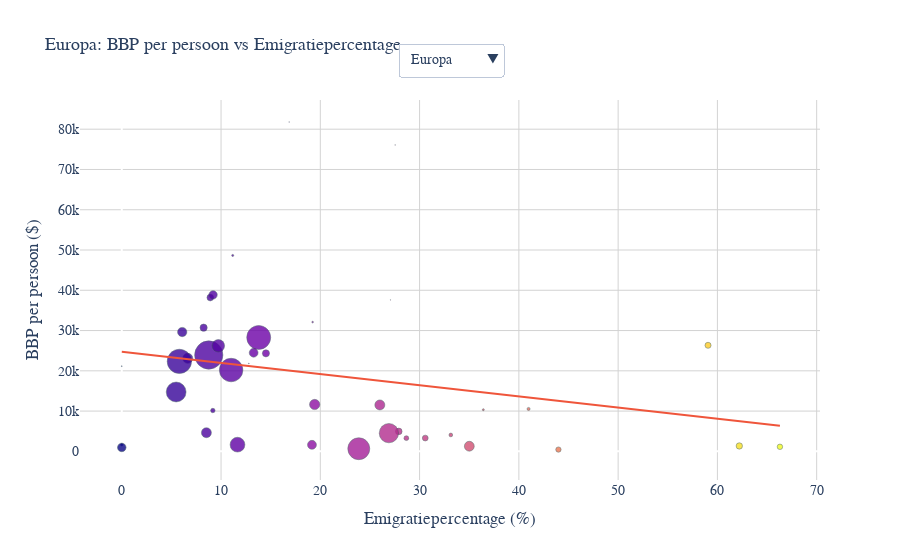

Write notebook code for a chart like this one.
### Markdown cell above
### Tweede argument: gemiddeld BBP per persoon en emigratiepercentage trendline

Een tweede manier om naar de levensomstandigheden in een land te kijken is door te kijken naar hoe economisch succesvol een land is. Daarom hebben we gekeken naar het gemiddelde BBP per persoon van alle landen. Als het gemiddelde BBP per persoon in landen hoger zou zijn, zou je zeggen dat het beter gaat met de mensen. Mensen zouden makkelijker aan eten moeten komen, er is meer werk en de zorg hoort beter te zijn. De volgende visualisatie linkt gemiddeld BBP per persoon aan emigratiepercentage om te kijken of er een verband is tussen deze twee variabelen.

### Code cell
aa = pd.read_excel('bbb.xlsx')
a = pd.read_excel('gpd per inwoner.xlsx')
df_filtered = outgoing[outgoing['Year'] == 2000]
b = a.rename(columns={'Country Name': 'Country'})
cc = pd.read_csv("https://ourworldindata.org/grapher/continents-according-to-our-world-in-data.csv?v=1&csvType=full&useColumnShortNames=true", storage_options = {'User-Agent': 'Our World In Data data fetch/1.0'})
c = cc.rename(columns={'Entity': 'Country'})
bb = b.rename(columns={2000: 'BBP per persoon'})
aaa = pd.merge(df_filtered, bb, on='Country')
aaaa = pd.merge(aaa, c, on='Country')
aaaa.head(n=10)
df_wereld = aaaa
df_europa = aaaa[aaaa['owid_region'] == 'Europe']

fig_europa = px.scatter(
    df_europa,
    x='Emigration Percentage',
    y='BBP per persoon',
    color='Emigration Percentage',
    size='Population',
    hover_name='Country',
    trendline="ols",
    color_continuous_scale='Plasma'
)

fig_wereld = px.scatter(
    df_wereld,
    x='Emigration Percentage',
    y='BBP per persoon',
    color='Emigration Percentage',
    size='Population',
    hover_name='Country',
     trendline="ols",
    color_continuous_scale='Plasma'
)

fig = go.Figure(data=fig_europa.data + fig_wereld.data)
for i, trace in enumerate(fig.data):
    fig.data[i].visible = i < len(fig_europa.data)



fig.update_coloraxes(showscale=False)

fig.update_traces(
    marker=dict(opacity=0.8, line=dict(width=0.5, color='DarkSlateGrey'))
)

fig.update_layout(
    updatemenus=[
        dict(
            type="dropdown",
            direction="down",
            x=0.5,
            xanchor="center",
            y=1.15,
            yanchor="top",
            showactive=True,
            buttons=[
                dict(label="Europa",
                     method="update",
                     args=[
                         {"visible": [True]*len(fig_europa.data) + [False]*len(fig_wereld.data)},
                         {"title": "Europa: BBP per persoon vs Emigratiepercentage"}
                     ]),
                dict(label="Alle landen",
                     method="update",
                     args=[
                         {"visible": [False]*len(fig_europa.data) + [True]*len(fig_wereld.data)},
                         {"title": "Wereld: BBP per persoon vs Emigratiepercentage"}
                     ])
            ]
        )
    ],
    title="Europa: BBP per persoon vs Emigratiepercentage",
    plot_bgcolor='white',
    xaxis_title='Emigratiepercentage (%)',
    yaxis_title='BBP per persoon ($)',
    font=dict(family='Arial', size=14),
    title_font=dict(size=18),
    xaxis=dict(showgrid=True, gridcolor='lightgray'),
    yaxis=dict(showgrid=True, gridcolor='lightgray')
)
fig.show()

### Figure 1 — Plotly figure (JSON) as saved in the notebook; plotly's stock layout.template omitted (floating-point values rounded to 4 significant figures; data arrays with more than 128 entries replaced by an {"elided": "..."} marker saying what was removed)
{"data": [{"hovertemplate": "<b>%{hovertext}</b><br><br>Emigration Percentage=%{marker.color}<br>BBP per persoon=%{y}<br>Population=%{marker.size}<extra></extra>", "hovertext": ["Albania", "Andorra", "Austria", "Belarus", "Belgium", "Bosnia and Herzegovina", "Bulgaria", "Croatia", "Cyprus", "Denmark", "Estonia", "Finland", "France", "Germany", "Gibraltar", "Greece", "Hungary", "Iceland", "Ireland", "Isle of Man", "Italy", "Kosovo", "Latvia", "Liechtenstein", "Lithuania", "Luxembourg", "Malta", "Moldova", "Monaco", "Montenegro", "Netherlands", "Norway", "Poland", "Portugal", "Romania", "San Marino", "Serbia", "Slovenia", "Spain", "Sweden", "Switzerland", "Ukraine", "United Kingdom"], "legendgroup": "", "marker": {"color": [66.3, 12.8, 13.29, 35.01, 6.648, 62.21, 19.16, 27.9, 40.98, 8.246, 33.15, 14.52, 5.8, 8.763, 32.91, 19.43, 8.525, 19.22, 59.06, 0, 11.02, 0, 28.67, 27.54, 30.57, 11.17, 36.42, 43.99, 16.86, 0, 9.73, 8.916, 26.91, 26.0, 11.66, 27.06, 0, 9.173, 5.477, 6.088, 9.197, 23.88, 13.79], "coloraxis": "coloraxis", "line": {"color": "DarkSlateGrey", "width": 0.5}, "opacity": 0.8, "size": [3089027, 65685, 8011566, 9979610, 10251250, 4159771, 8170172, 4468302, 947667, 5339616, 1396985, 5176209, 60918661, 82211508, 27709, 10805808, 10210971, 281205, 3805174, 75659, 56942108, 1802493, 2367550, 32645, 3499536, 436300, 390087, 2924668, 32455, 604950, 15925513, 4490967, 38258629, 10289898, 22442971, 26799, 7516346, 1988925, 40567864, 8872109, 7184250, 49556660, 58892514], "sizemode": "area", "sizeref": 205500.0, "symbol": "circle"}, "mode": "markers", "name": "", "orientation": "v", "showlegend": false, "type": "scatter", "visible": true, "x": [66.3, 12.8, 13.29, 35.01, 6.648, 62.21, 19.16, 27.9, 40.98, 8.246, 33.15, 14.52, 5.8, 8.763, 32.91, 19.43, 8.525, 19.22, 59.06, 0, 11.02, 0, 28.67, 27.54, 30.57, 11.17, 36.42, 43.99, 16.86, 0, 9.73, 8.916, 26.91, 26.0, 11.66, 27.06, 0, 9.173, 5.477, 6.088, 9.197, 23.88, 13.79], "xaxis": "x", "y": [1127.0, 21810.0, 24490.0, 1276.0, 23100.0, 1338.0, 1621.0, 4954.0, 10540.0, 30720.0, 4071.0, 24340.0, 22340.0, 23930.0, null, 11640.0, 4624.0, 32100.0, 26330.0, 21160.0, 20190.0, null, 3278.0, 76090.0, 3301.0, 48660.0, 10350.0, 440.5, 81790.0, 1627.0, 26230.0, 38180.0, 4521.0, 11530.0, 1660.0, 37600.0, 974.7, 10140.0, 14740.0, 29630.0, 38870.0, 653.3, 28280.0], "yaxis": "y"}, {"hovertemplate": "<b>OLS trendline</b><br>BBP per persoon = -277.183 * Emigration Percentage + 24743.1<br>R<sup>2</sup>=0.057464<br><br>Emigration Percentage=%{x}<br>BBP per persoon=%{y} <b>(trend)</b><extra></extra>", "legendgroup": "", "marker": {"line": {"color": "DarkSlateGrey", "width": 0.5}, "opacity": 0.8, "symbol": "circle"}, "mode": "lines", "name": "", "showlegend": false, "type": "scatter", "visible": true, "x": [0, 0, 0, 5.477, 5.8, 6.088, 6.648, 8.246, 8.525, 8.763, 8.916, 9.173, 9.197, 9.73, 11.02, 11.17, 11.66, 12.8, 13.29, 13.79, 14.52, 16.86, 19.16, 19.22, 19.43, 23.88, 26.0, 26.91, 27.06, 27.54, 27.9, 28.67, 30.57, 33.15, 35.01, 36.42, 40.98, 43.99, 59.06, 62.21, 66.3], "xaxis": "x", "y": [24740.0, 24740.0, 24740.0, 23230.0, 23140.0, 23060.0, 22900.0, 22460.0, 22380.0, 22310.0, 22270.0, 22200.0, 22190.0, 22050.0, 21690.0, 21650.0, 21510.0, 21200.0, 21060.0, 20920.0, 20720.0, 20070.0, 19430.0, 19410.0, 19360.0, 18130.0, 17540.0, 17280.0, 17240.0, 17110.0, 17010.0, 16800.0, 16270.0, 15560.0, 15040.0, 14650.0, 13380.0, 12550.0, 8374.0, 7500.0, 6366.0], "yaxis": "y"}, {"hovertemplate": "<b>%{hovertext}</b><br><br>Emigration Percentage=%{marker.color}<br>BBP per persoon=%{y}<br>Population=%{marker.size}<extra></extra>", "hovertext": {"elided": "178 str values"}, "legendgroup": "", "marker": {"color": {"elided": "178 float values"}, "coloraxis": "coloraxis", "line": {"color": "DarkSlateGrey", "width": 0.5}, "opacity": 0.8, "size": {"elided": "178 int values"}, "sizemode": "area", "sizeref": 3157000.0, "symbol": "circle"}, "mode": "markers", "name": "", "orientation": "v", "showlegend": false, "type": "scatter", "visible": false, "x": {"elided": "178 float values"}, "xaxis": "x", "y": {"elided": "178 float values"}, "yaxis": "y"}, {"hovertemplate": "<b>OLS trendline</b><br>BBP per persoon = 2.76973 * Emigration Percentage + 8293.81<br>R<sup>2</sup>=0.000032<br><br>Emigration Percentage=%{x}<br>BBP per persoon=%{y} <b>(trend)</b><extra></extra>", "legendgroup": "", "marker": {"line": {"color": "DarkSlateGrey", "width": 0.5}, "opacity": 0.8, "symbol": "circle"}, "mode": "lines", "name": "", "showlegend": false, "type": "scatter", "visible": false, "x": {"elided": "171 float values"}, "xaxis": "x", "y": {"elided": "171 float values"}, "yaxis": "y"}], "layout": {"autosize": true, "coloraxis": {"showscale": false}, "font": {"family": "Arial", "size": 14}, "plot_bgcolor": "white", "title": {"font": {"size": 18}, "text": "Europa: BBP per persoon vs Emigratiepercentage"}, "updatemenus": [{"buttons": [{"args": [{"visible": [true, true, false, false]}, {"title": "Europa: BBP per persoon vs Emigratiepercentage"}], "label": "Europa", "method": "update"}, {"args": [{"visible": [false, false, true, true]}, {"title": "Wereld: BBP per persoon vs Emigratiepercentage"}], "label": "Alle landen", "method": "update"}], "direction": "down", "showactive": true, "type": "dropdown", "x": 0.5, "xanchor": "center", "y": 1.15, "yanchor": "top"}], "xaxis": {"autorange": true, "gridcolor": "lightgray", "range": [-4.407, 70.47], "showgrid": true, "title": {"text": "Emigratiepercentage (%)"}, "type": "linear"}, "yaxis": {"autorange": true, "gridcolor": "lightgray", "range": [-11110.0, 88420.0], "showgrid": true, "title": {"text": "BBP per persoon ($)"}, "type": "linear"}}}
